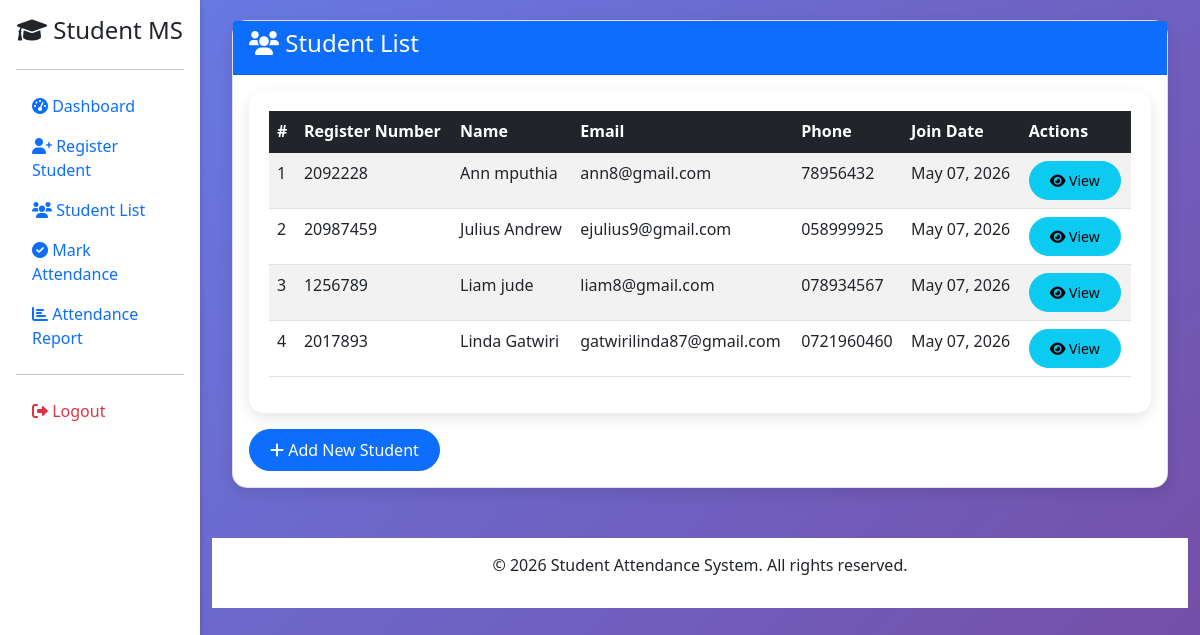
The app's page /students/list/ (signed in) with its own data.
### students/models.py (models this page shows, shortened)
class Student(models.Model):
    GENDER_CHOICES = [
        ('M', 'Male'),
        ('F', 'Female'),
        ('O', 'Other'),
    ]
    register_number = models.CharField(max_length=20, unique=True)
    name = models.CharField(max_length=100)
    date_of_birth = models.DateField()
    gender = models.CharField(max_length=1, choices=GENDER_CHOICES)
    email = models.EmailField()
    phone = models.CharField(max_length=15)
    address = models.TextField()
    join_date = models.DateField(auto_now_add=True)
    is_active = models.BooleanField(default=True)
    class Meta:
        ordering = ['name']

### students/views.py (the view)
# urls.py: path('students/list/', views.student_list, name='student_list'),
@login_required
def student_list(request):
    students = Student.objects.filter(is_active=True)
    return render(request, 'students/student_list.html', {'students': students})

### students/templates/students/student_list.html (shortened to what this page needs)
{% extends 'students/base.html' %}
{% block content %}
<div class="card">
    <div class="card-header bg-primary text-white">
        <h4><i class="fas fa-users"></i> Student List</h4>
    </div>
    <div class="card-body">
        <div class="table-responsive">
            <table class="table table-striped table-hover">
                <thead class="table-dark">
                    <tr>
                        <th>#</th>
                        <th>Register Number</th>
                        <th>Name</th>
                        <th>Email</th>
                        <th>Phone</th>
                        <th>Join Date</th>
                        <th>Actions</th>
                    </tr>
                </thead>
                <tbody>
                    {% for student in students %}
                    <tr>
                        <td>{{ forloop.counter }}</td>
                        <td>{{ student.register_number }}</td>
                        <td>{{ student.name }}</td>
                        <td>{{ student.email }}</td>
                        <td>{{ student.phone }}</td>
                        <td>{{ student.join_date|date:"M d, Y" }}</td>
                        <td>
                            <a href="{% url 'student_detail' student.id %}" class="btn btn-sm btn-info">
                                <i class="fas fa-eye"></i> View
                            </a>
                        </td>
                    </tr>
                    {% endfor %}
                </tbody>
            </table>
        </div>
        {% if students %}
        <div class="mt-3">
            <a href="{% url 'register_student' %}" class="btn btn-primary">
                <i class="fas fa-plus"></i> Add New Student
            </a>
        </div>
        {% endif %}
    </div>
</div>
{% endblock %}

### students/templates/students/base.html (shortened to what this page needs)
<!DOCTYPE html>
<html lang="en">
<head>
    <link href="https://cdn.jsdelivr.net/npm/bootstrap@5.1.3/dist/css/bootstrap.min.css" rel="stylesheet">
    <link href="https://cdnjs.cloudflare.com/ajax/libs/font-awesome/6.0.0/css/all.min.css" rel="stylesheet">
</head>
<body>
    <div class="container-fluid">
        <div class="row">
            <div class="col-md-2 p-0">
                <div class="sidebar">
                    <div class="p-3">
                        <h4 class="text-center mb-4">
                            <i class="fas fa-graduation-cap"></i> Student MS
                        </h4>
                        <hr>
                        <nav class="nav flex-column">
                            <a class="nav-link" href="{% url 'dashboard' %}">
                                <i class="fas fa-tachometer-alt"></i> Dashboard
                            </a>
                            <a class="nav-link" href="{% url 'register_student' %}">
                                <i class="fas fa-user-plus"></i> Register Student
                            </a>
                            <a class="nav-link" href="{% url 'student_list' %}">
                                <i class="fas fa-users"></i> Student List
                            </a>
                            <a class="nav-link" href="{% url 'mark_attendance' %}">
                                <i class="fas fa-check-circle"></i> Mark Attendance
                            </a>
                            <a class="nav-link" href="{% url 'attendance_report' %}">
                                <i class="fas fa-chart-bar"></i> Attendance Report
                            </a>
                            <hr>
                            <a class="nav-link text-danger" href="{% url 'logout' %}">
                                <i class="fas fa-sign-out-alt"></i> Logout
                            </a>
                        </nav>
                    </div>
                </div>
            </div>
            <div class="col-md-10">
                <div class="main-content">
                    {% block content %}{% endblock %}
                </div>
                <footer>
                    <p>&copy; 2026 Student Attendance System. All rights reserved.</p>
                </footer>
            </div>
        </div>
    </div>
</body>
</html>

### students/templates/students/base.html (style rules this page uses)
body { background: linear-gradient(135deg, #667eea 0%, #764ba2 100%); min-height: 100vh; }
.sidebar { background: white; min-height: 100vh; box-shadow: 2px 0 5px rgba(0,0,0,0.1); }
.main-content { padding: 20px; }
.card { border-radius: 15px; box-shadow: 0 5px 15px rgba(0,0,0,0.1); transition: transform 0.2s; }
.table-responsive { background: white; border-radius: 15px; padding: 20px; box-shadow: 0 5px 15px rgba(0,0,0,0.1); }
.btn { border-radius: 25px; padding: 8px 20px; }
footer { text-align: center; padding: 15px; background: white; margin-top: 30px; }

### records on screen
Student: register_number "2092228", name "Ann mputhia", email "ann8@gmail.com", phone "78956432", join_date "May 07, 2026"
Student: register_number "20987459", name "Julius Andrew", email "ejulius9@gmail.com", phone "058999925", join_date "May 07, 2026"
Student: register_number "1256789", name "Liam jude", email "liam8@gmail.com", phone "078934567", join_date "May 07, 2026"
Student: register_number "2017893", name "Linda Gatwiri", email "gatwirilinda87@gmail.com", phone "0721960460", join_date "May 07, 2026"
